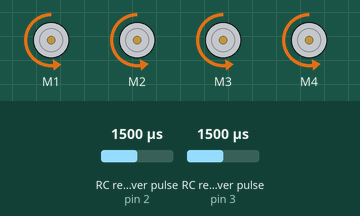
Bench run of a sketch on a simulated Arduino Uno, built with avr-gcc and run on an emulated ATmega328P. Shown: 4 × DC motor (green arrow = forward, orange = backward, longer = faster). Wiring (inferred from the names in the program): 2 × RC receiver channel: data pin 2 / data pin 3. Inputs (shaded band) come from the test bench; at power-on: RC receiver pulse (sensors on pin 2, pin 3) 1500 µs. What the sketch prints to the serial monitor is not drawn.

Above: at 1.2 s.
1.3 s: RC receiver pulse (sensor on pin 2) set to 1469 µs
At 2.8 s:
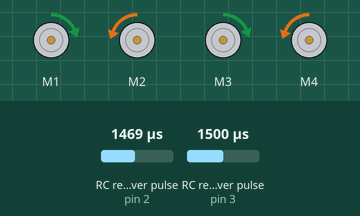
3.1 s: RC receiver pulse (sensor on pin 3) set to 1980 µs
At 4.5 s:
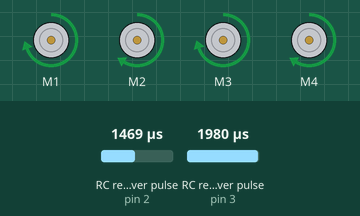
6.1 s: RC receiver pulse (sensor on pin 2) set to 1500 µs
9.1 s: RC receiver pulse (sensor on pin 3) set to 1020 µs
At 11.0 s:
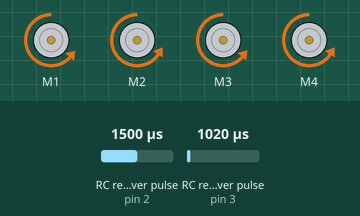
12.1 s: RC receiver pulse (sensor on pin 2) set to 1250 µs
At 14.7 s:
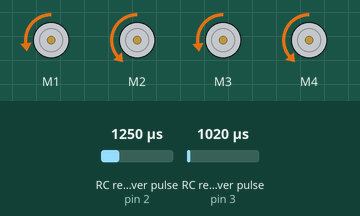
15.1 s: RC receiver pulse (sensor on pin 3) set to 1250 µs
Timing chart, 0 to 24.4 s (numbered marks = the images above; inputs shaded):
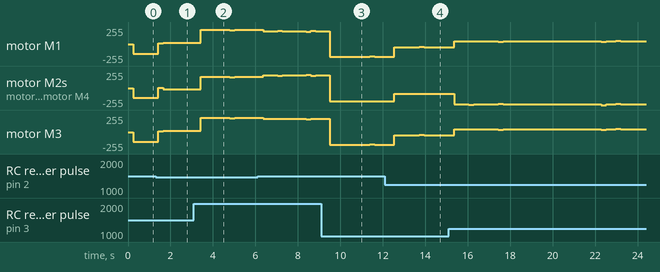

Measured:
- the behaviour switches between 1483 and 1482 µs on RC receiver pulse (sensor on pin 2) (found by bisection; images 0 and 1)
- after the input at 3.1 s, motor M1: forward 17/255 → forward 213/255 after 0.34 s, → forward 205/255 1.4 s later, → forward 213/255 0.23 s later; motor M2: backward 22/255 → forward 170/255 after 0.34 s, → forward 160/255 1.4 s later, → forward 170/255 0.23 s later
- after the input at 12.1 s, motor M2, motor M4: backward 198/255 → backward 85/255 after 0.45 s, → backward 83/255 1.2 s later, → backward 85/255 0.24 s later

The sketch:

RCHolo1.ino
```cpp
// RCHolo1: Reads Intereupts for X and Y coords
//
//
// include the pinchangeint library - see the links in the related topics section above for details
#include <PinChangeInt.h>

#include <Wire.h>
#include <Adafruit_MotorShield.h>
#include "utility/Adafruit_PWMServoDriver.h"


// Create the motor shield object with the default I2C address
Adafruit_MotorShield AFMS = Adafruit_MotorShield();

// Select which 'port' M1, M2, M3 or M4. In this case, M1
Adafruit_DCMotor *motor1 = AFMS.getMotor(1);
Adafruit_DCMotor *motor2 = AFMS.getMotor(2);
Adafruit_DCMotor *motor3 = AFMS.getMotor(3);
Adafruit_DCMotor *motor4 = AFMS.getMotor(4);
int ch1; // Right Joysteck, Left - Right reading
int ch2; // Right Joysteck, Front - Back reading
//int ch3; // Left Joysteck, Front - Back reading
//int ch4; // Left Joystick, Left - Right reading
//int ch5; // VR(A)
//int ch6; // VR(B)

float theta;
float magnitude;
float vx, vy;
float w1, w2, w3, w4;
byte w1_speed, w2_speed, w3_speed, w4_speed;
byte w1_Dir, w2_Dir, w3_Dir, w4_Dir;
const float sinCos45 = cos(45.0);


// Assign your channel in pins
#define THROTTLE_IN_PIN 2
#define STEERING_IN_PIN 3
//#define AUX_IN_PIN 4


// These bit flags are set in bUpdateFlagsShared to indicate which
// channels have new signals
#define THROTTLE_FLAG 1
#define STEERING_FLAG 2
//#define AUX_FLAG 4

// holds the update flags defined above
volatile uint8_t bUpdateFlagsShared;

// shared variables are updated by the ISR and read by loop.
// In loop we immediatley take local copies so that the ISR can keep ownership of the
// shared ones. To access these in loop
// we first turn interrupts off with noInterrupts
// we take a copy to use in loop and the turn interrupts back on
// as quickly as possible, this ensures that we are always able to receive new signals
volatile uint16_t unThrottleInShared;
volatile uint16_t unSteeringInShared;
//volatile uint16_t unAuxInShared;

// These are used to record the rising edge of a pulse in the calcInput functions
// They do not need to be volatile as they are only used in the ISR. If we wanted
// to refer to these in loop and the ISR then they would need to be declared volatile
uint32_t ulThrottleStart;
uint32_t ulSteeringStart;
uint32_t ulAuxStart;

void setup()
{
  Serial.begin(9600);
  Serial.println("RCHolo1");

  AFMS.begin();  // create with the default frequency 1.6KHz
  //AFMS.begin(1000);  // OR with a different frequency, say 1KHz

  // Turn off all motors
  motor1->run(RELEASE);
  motor2->run(RELEASE);
  motor3->run(RELEASE);
  motor4->run(RELEASE);

  // using the PinChangeInt library, attach the interrupts
  // used to read the channels
  PCintPort::attachInterrupt(THROTTLE_IN_PIN, calcThrottle,CHANGE);
  PCintPort::attachInterrupt(STEERING_IN_PIN, calcSteering,CHANGE);
  //  PCintPort::attachInterrupt(AUX_IN_PIN, calcAux,CHANGE);
}

void loop()
{
  // create local variables to hold a local copies of the channel inputs
  // these are declared static so that thier values will be retained
  // between calls to loop.
  static uint16_t unThrottleIn;
  static uint16_t unSteeringIn;
  //  static uint16_t unAuxIn;
  // local copy of update flags
  static uint8_t bUpdateFlags;

  // check shared update flags to see if any channels have a new signal
  if(bUpdateFlagsShared)  {
    noInterrupts(); // turn interrupts off quickly while we take local copies of the shared variables

    // take a local copy of which channels were updated in case we need to use this in the rest of loop
    bUpdateFlags = bUpdateFlagsShared;

    // in the current code, the shared values are always populated
    // so we could copy them without testing the flags
    // however in the future this could change, so lets
    // only copy when the flags tell us we can.

    if(bUpdateFlags & THROTTLE_FLAG)    {
      unThrottleIn = unThrottleInShared;
    }

    if(bUpdateFlags & STEERING_FLAG)    {
      unSteeringIn = unSteeringInShared;
    }

    /* if(bUpdateFlags & AUX_FLAG)   {*/
    /*   unAuxIn = unAuxInShared; */
    /* } */

    // clear shared copy of updated flags as we have already taken the updates
    // we still have a local copy if we need to use it in bUpdateFlags
    bUpdateFlagsShared = 0;

    interrupts(); // we have local copies of the inputs, so now we can turn interrupts back on
    // as soon as interrupts are back on, we can no longer use the shared copies, the interrupt
    // service routines own these and could update them at any time. During the update, the
    // shared copies may contain junk. Luckily we have our local copies to work with :-)
  }

  // do any processing from here onwards
  // only use the local values unAuxIn, unThrottleIn and unSteeringIn, the shared
  // variables unAuxInShared, unThrottleInShared, unSteeringInShared are always owned by
  // the interrupt routines and should not be used in loop

  // the following code provides simple pass through
  // this is a good initial test, the Arduino will pass through
  // receiver input as if the Arduino is not there.
  // This should be used to confirm the circuit and power
  // before attempting any custom processing in a project.

  // we are checking to see if the channel value has changed, this is indicated
  // by the flags. For the simple pass through we don't really need this check,
  // but for a more complex project where a new signal requires significant processing
  // this allows us to only calculate new values when we have new inputs, rather than
  // on every cycle.
  if(bUpdateFlags & THROTTLE_FLAG)   {
    unThrottleIn = unThrottleInShared;
    Serial.print("X is ");
    Serial.println(unThrottleIn);
  } else {
    Serial.print("unThrottleInShared is ");
    Serial.println(unThrottleInShared);
  }
  if(bUpdateFlags & STEERING_FLAG)   {
    unSteeringIn = unSteeringInShared;
    Serial.print("Y is ");
    Serial.println(unSteeringIn);
  }

  //  if(bUpdateFlags & AUX_FLAG)   {
  //    if(servoAux.readMicroseconds() != unAuxIn)   {
  //      servoAux.writeMicroseconds(unAuxIn);
  //    }
  //  }
  //STEP 1: Convert the RC values
  //  ch1 = X;
  //  ch2 = Y;

  ch1 = map(unThrottleIn,1120,1892,-100,100); // X value, mapped -100 to 100
  ch2 = map(unSteeringIn,1175,1832,-100,100); // Y value, mapped -100 to 100
  //ch1 = int(unThrottleIn);
  //  ch2 = int(unSteeringIn);

  //STEP 2. Convert them to a direction vector centered at 0 straight ahead
  // i.e., not like a unit circle!
  float theta = atan2(ch1, ch2);
  float magnitude = sqrt((ch1*ch1) + (ch2*ch2) );

  Serial.print("Here ch1: ");
  Serial.print(ch1);
  Serial.print(" Here ch2: ");
  Serial.print(ch2);

  Serial.print(" Ang: ");
  Serial.print(degrees(theta));

  Serial.print(" Mag: ");
  Serial.println(magnitude);

  // magnitudes less than about 8 are neutral stick positions
  // and should probably just be ignored
  if(magnitude > 8.0f) {

    float vx = magnitude * sin(theta);
    float vy = magnitude * cos(theta);

    float w1 = vx*sin(-45) + vy*cos(-45); // vx*cos(-45) + vy*sin(45)
    float w3 = vx*sin(-45) + vy*cos(-45); // vx*cos(-45) + vy*sin(45)
    float w4 = vx*sin( 45) + vy*cos( 45); // vx*cos( 45) + vy*sin(45)
    float w2 = vx*sin( 45) + vy*cos( 45); // vx*cos( 45) + vy*sin(45)

    byte w1_Dir, w2_Dir, w3_Dir, w4_Dir;
    if ( w1 < 0 ) {
      w1_Dir = BACKWARD;
    }
  else {
    w1_Dir = FORWARD;
  }

  if ( w2 < 0 ) {
    w2_Dir = BACKWARD;
  }
  else {
    w2_Dir = FORWARD;
  }

  if ( w3 < 0 ) {
    w3_Dir = BACKWARD;
  }
  else {
    w3_Dir = FORWARD;
  }

  if ( w4 < 0 ) {
    w4_Dir = BACKWARD;
  }
  else {
    w4_Dir = FORWARD;
  }

    byte w1_speed = (byte) map(abs(w1), 0, 100, 0, 254);
    byte w2_speed = (byte) map(abs(w2), 0, 100, 0, 255);
    byte w3_speed = (byte) map(abs(w1), 0, 100, 0, 255);
    byte w4_speed = (byte) map(abs(w2), 0, 100, 0, 255);
    Serial.print("This ch1: ");
    Serial.print(ch1);
    Serial.print(" That ch2: ");
    Serial.print(ch2);

    Serial.print(" Ang: ");
    Serial.print(degrees(theta));

    Serial.print(" Mag: ");
    Serial.print(magnitude);


    Serial.print(" vx: ");
    Serial.print(vx);
    Serial.print(" vy: ");
    Serial.print(vy);

    Serial.print(" w1 & w3 speed & uncal.: ");
    Serial.print(w1_speed);
    Serial.print(", ");
    Serial.print(w1);
    Serial.print(" w2 & w4 speed & uncal.: ");
    Serial.print(w2_speed);
    Serial.print(", ");
    Serial.print(w2);
    //    Serial.print(" w3: ");
    //    Serial.print(w3_speed);
    //    Serial.print(", ");
    //Serial.print(w3);
//    Serial.print(" w4: ");
//    Serial.print(w4_speed);
//    Serial.print(", ");
//    Serial.print(w4);
    Serial.println();
    //    delay(10);

    motor1->run(w1_Dir);
    motor2->run(w2_Dir);
    motor3->run(w3_Dir);
    motor4->run(w4_Dir);

    motor1->setSpeed(w1_speed);
    motor2->setSpeed(w2_speed);
    motor3->setSpeed(w3_speed);
    motor4->setSpeed(w4_speed);
    //   delay(1000);

  bUpdateFlags = 0;
}
}
// simple interrupt service routine
void calcThrottle()
{
  // if the pin is high, its a rising edge of the signal pulse, so lets record its value
  if(digitalRead(THROTTLE_IN_PIN) == HIGH)
  {
    ulThrottleStart = micros();
  }
  else
  {
    // else it must be a falling edge, so lets get the time and subtract the time of the rising edge
    // this gives use the time between the rising and falling edges i.e. the pulse duration.
    unThrottleInShared = (uint16_t)(micros() - ulThrottleStart);
    // use set the throttle flag to indicate that a new throttle signal has been received
    bUpdateFlagsShared |= THROTTLE_FLAG;
  }
}

void calcSteering()
{
  if(digitalRead(STEERING_IN_PIN) == HIGH)
  {
    ulSteeringStart = micros();
  }
  else
  {
    unSteeringInShared = (uint16_t)(micros() - ulSteeringStart);
    bUpdateFlagsShared |= STEERING_FLAG;
  }
}

/* void calcAux() */
/* { */
/*   if(digitalRead(AUX_IN_PIN) == HIGH) */
/*   {  */
/*     ulAuxStart = micros(); */
/*   } */
/*   else */
/*   { */
/*     unAuxInShared = (uint16_t)(micros() - ulAuxStart); */
/*     bUpdateFlagsShared |= AUX_FLAG; */
/*   } */
/* } */
```
